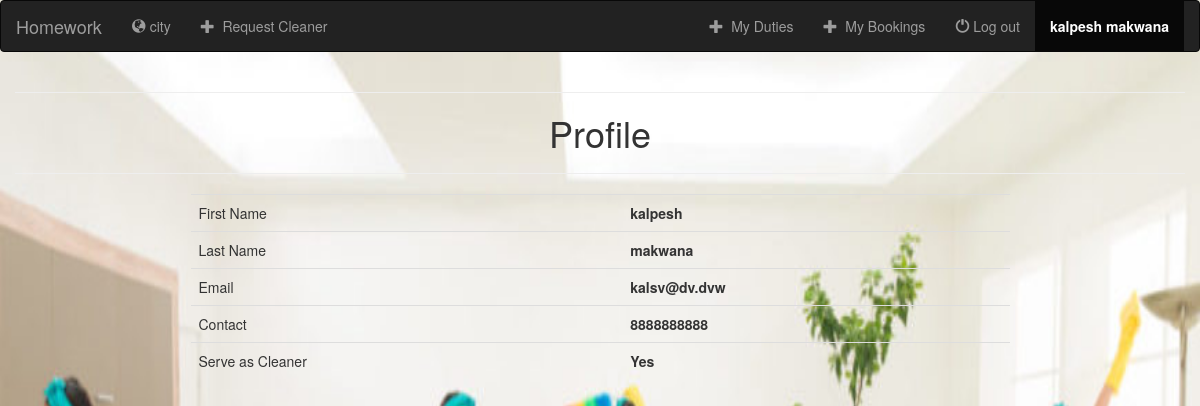
Before: /profile/16/ with the older database file.
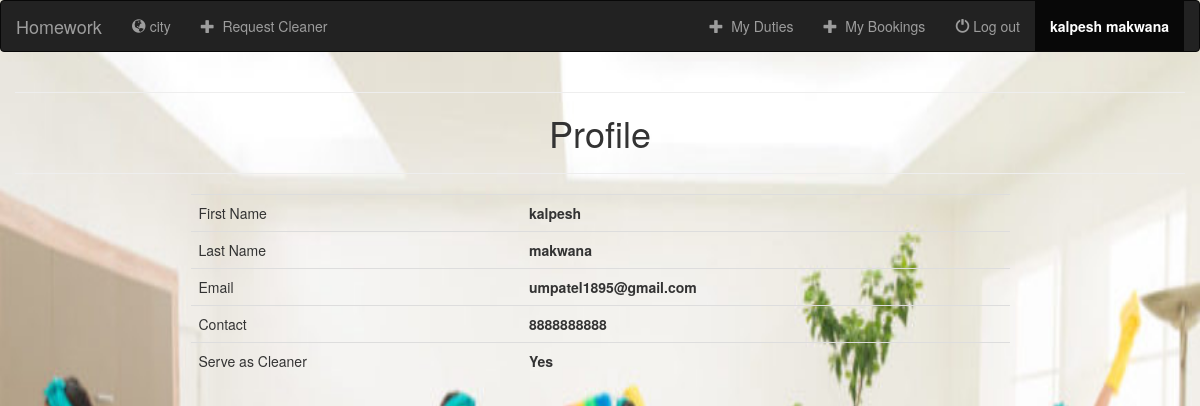
After: the same page with the newer database file.
### registration/models.py (models this page shows, shortened)
class User(AbstractUser):
    username = models.CharField(max_length=10,unique=False) #bydefault usernname is unique
    contact = models.CharField('Contact',max_length=10,unique=True)
    first_name = models.CharField('first_name',max_length=30,blank=True)
    last_name = models.CharField('Last_name',max_length=30,blank=True)
    is_cleaner =models.BooleanField('cleaner',default=False)
    USERNAME_FIELD = 'contact'
    REQUIRED_FIELDS = ['username']

### registration/views.py (the view)
# urls.py: path('profile/<int:pk>/',ProfileView.as_view(),name="profile"),
class ProfileView(generic.DetailView):
    model=User
    template_name = 'registration/profile.html'
    extra_context = {'form':CleanerRegistrationForm()}

### registration/templates/registration/profile.html (shortened to what this page needs)
{% extends 'registration/base.html' %}
{% block body %}
<div class="col-md-12">
    <center>
<hr>
<h1>Profile</h1>
<hr>
<table class="table table-hover" style="width:70%;">
        <tr>
            <td>First Name</td>
            <td style="font-weight:bold;">{{ object.first_name }}</td>
        </tr>
        <tr>
            <td>Last Name</td>
            <td style="font-weight:bold;">{{ object.last_name }}</td>
        </tr>
        <tr>
            <td>Email</td>
            <td style="font-weight:bold;">{{ object.email }}</td>
        </tr>
        <tr>
            <td>Contact</td>
            <td style="font-weight:bold;">{{ object.contact}}</td>
        </tr>
                <tr>
            <td>Serve as Cleaner</td>
            <td style="font-weight:bold;">{% if object.is_cleaner == True %}Yes{%else%}No{% endif %}</td>
        </tr>
</table>
</div>
{% endblock %}

### registration/templates/registration/base.html (shortened to what this page needs)
<!DOCTYPE html>
<html lang="en">
<head>
    {% load static %}
    <link rel="stylesheet" href="https://maxcdn.bootstrapcdn.com/bootstrap/3.3.6/css/bootstrap.min.css">
    <link rel="stylesheet" href="https://cdnjs.cloudflare.com/ajax/libs/font-awesome/4.7.0/css/font-awesome.min.css">
</head>
<body background="../static/image/home-deep-cleaning-870x500.jpg" style="background-repeat: no-repeat; background-size:100% 320%; min-height: 100%;" height='100%' width='100%' >
<nav class="navbar navbar-inverse">
    <div class="container-fluid">
        <div class="navbar-header">
            <a class="navbar-brand" href="{% url 'registration:index' %}">Homework</a>
        </div>
        <div class="collapse navbar-collapse" id="topNavBar">
            <ul class="nav navbar-nav">
            <li class="{% if request.resolver_match.url_name == 'city' %}active{%endif%}">
                <a href="{% url 'registration:city' %}">
                    <span class="glyphicon glyphicon-globe" aria-hidden="true"></span>&nbsp;city
                </a>
            </li>
                <li class="{% if request.resolver_match.url_name == 'book' %}active{%endif%}">
                <a href="{% url 'booking:book' %}">
                    <span class="glyphicon glyphicon-plus" aria-hidden="true"></span>&nbsp; Request Cleaner
                </a>
            </li>
            </ul>
            <ul class="nav navbar-nav navbar-right">
                {% if user.is_cleaner == True %}
                    <li class="{% if request.resolver_match.url_name == 'dutydetail' %}active{%endif%}">
                    <a href="{% url 'booking:dutydetail' user.pk %}">
                        <span class="glyphicon glyphicon-plus" aria-hidden="true"></span>&nbsp; My Duties
                    </a>
                </li>{% endif %}
            {% if user.is_authenticated %}
                    <li class="{% if request.resolver_match.url_name == 'mybookinglist' %}active{%endif%}">
                    <a href="{% url 'booking:mybookinglist' %}">
                        <span class="glyphicon glyphicon-plus" aria-hidden="true"></span>&nbsp; My Bookings
                    </a>
                </li>{% endif %}
                {% if user.is_authenticated %}
                <li class="">
                <a href="{% url 'registration:logout' %}" id="logout">
                    <span class="glyphicon glyphicon-off" aria-hidden="true"></span>&nbsp;Log out
                </a>
            </li>
                <li class="{% if request.resolver_match.url_name == 'profile' %}active{%endif%}">
                    <a href="{% url 'registration:profile' user.pk%}"><b>{{user.first_name}} {{user.last_name}}</b></a>
                </li>
                {% else %}
                <li class="">
                <a href="{% url 'registration:login' %}">
                    <span class="glyphicon glyphicon-off" aria-hidden="true"></span>&nbsp;Log in
                </a>
            </li>
                {% endif %}
            </ul>
        </div>
</div>
</nav>
{% block body %}
{% endblock %}
</body>
</html>

Changed rows visible on the page:
changed User "kalpesh": email "kalsv@dv.dvw" → "umpatel1895@gmail.com"
